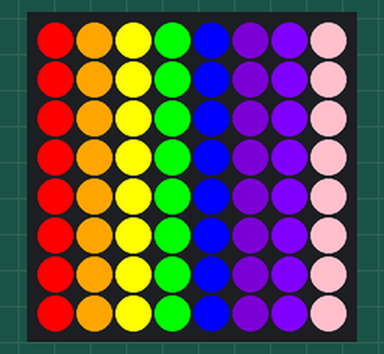
A program run on a simulated ESP32 board running MicroPython. On the bench: 8×8 RGB LED matrix (first LED top left, wired row by row).

Above: at 0.15 s.
At 1.06 s:
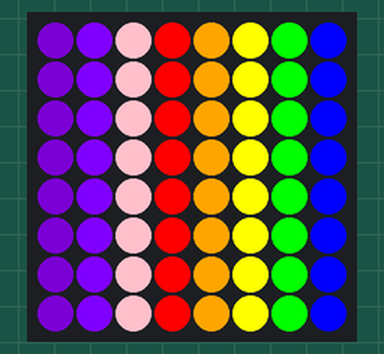
At 1.67 s:
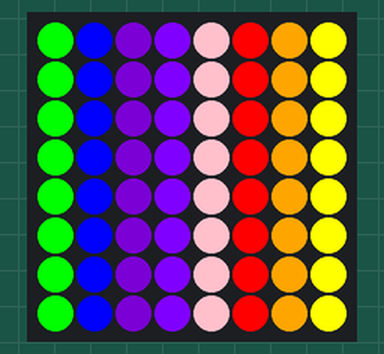
At 2.28 s:
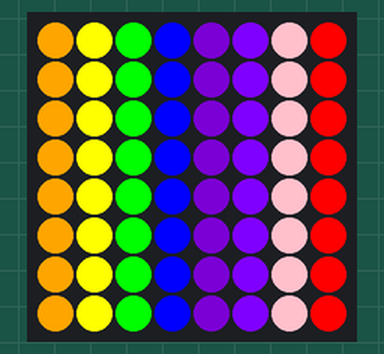

The program:

main.py
```python
from machine import Pin
import neopixel
import time

# Setting up NeoPixel matrix
neopixel_pin = Pin(18, Pin.OUT)
neopixel_n_cols = 8
neopixel_n_rows = 8
neopixel_matrix = neopixel.NeoPixel(
  neopixel_pin, neopixel_n_cols * neopixel_n_rows
)

rainbow_colours = [
  (255, 0, 0),    # red
  (255, 165, 0),  # orange
  (255, 255, 0),  # yellow
  (0, 255, 0),    # green
  (0, 0, 255),    # blue
  (75, 0, 130),   # indigo
  (128, 0, 255),  # violet
  (255, 192, 203) # pink
]
current_offset = 0

while True:
  # Rotate each column of pixels in the LED display through the colours
  i = 0
  while i < neopixel_n_cols * neopixel_n_rows:
    neopixel_matrix[i] = rainbow_colours[(i - current_offset) % neopixel_n_cols]
    i += 1

  neopixel_matrix.write()

  time.sleep(0.3)
  current_offset += 1
```

Measured:
- by itself, everything shown: repeats every 2.4 s, in 8 steps
